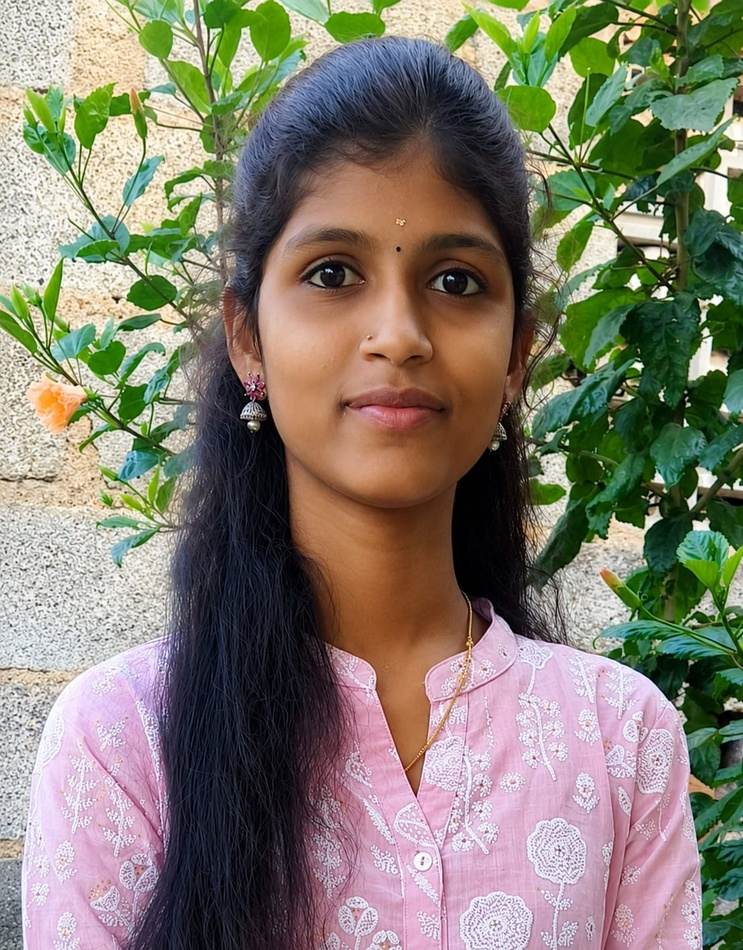
#> input picture PHOTO.jpeg, 743 x 950 px, shrunk from 1109 x 1419 before the run
$ jupyter execute EXP6.ipynb   (older library calls are emulated)
#> lines starting #> are read from the running program, lines starting #| are printed output that depends on the picture
### EX.No: 6 Edge-detection-opencv
### Name : MONISHA S
### Reg. No : 212225040258

[cell 1]
import cv2
import numpy as np
import matplotlib.pyplot as plt

image = cv2.imread('PHOTO.jpeg')  # Replace with your image path
#> image is the input picture: shape (950, 743, 3); mean B, G, R 110.7, 125.9, 131.1
gray_image = cv2.cvtColor(image, cv2.COLOR_BGR2GRAY)
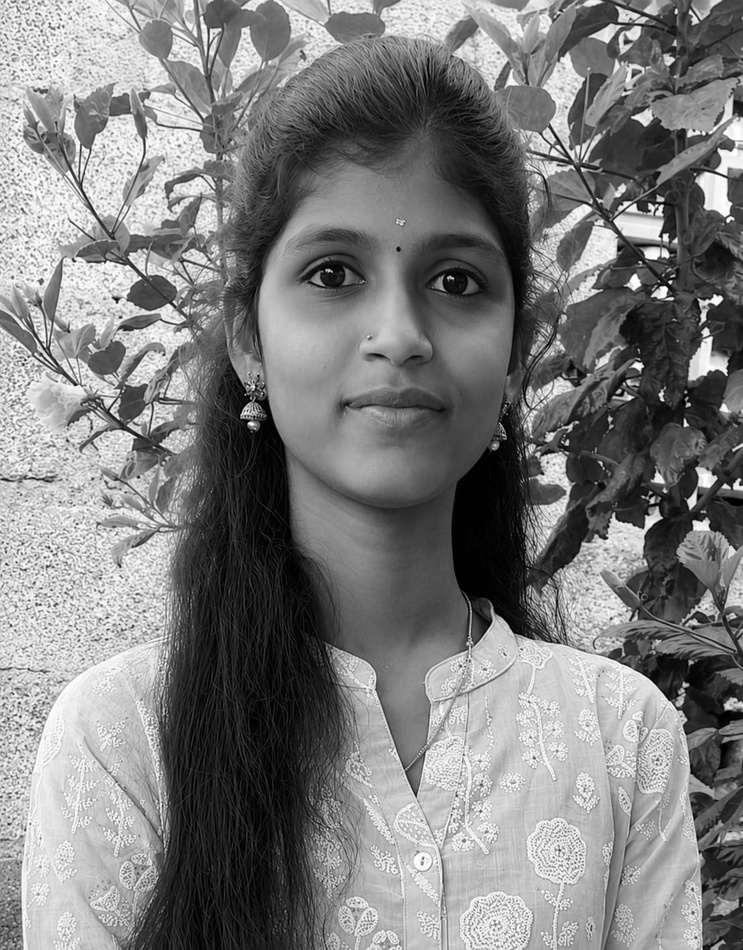
#> gray_image: shape (950, 743); min 0, max 255, mean 125.7
# Original Image
plt.imshow(cv2.cvtColor(image, cv2.COLOR_BGR2RGB))
plt.title('Original Image')
plt.axis('off')

[cell 2]
sobel_x = cv2.Sobel(gray_image, cv2.CV_64F, 1, 0, ksize=5)  # Sobel in x direction
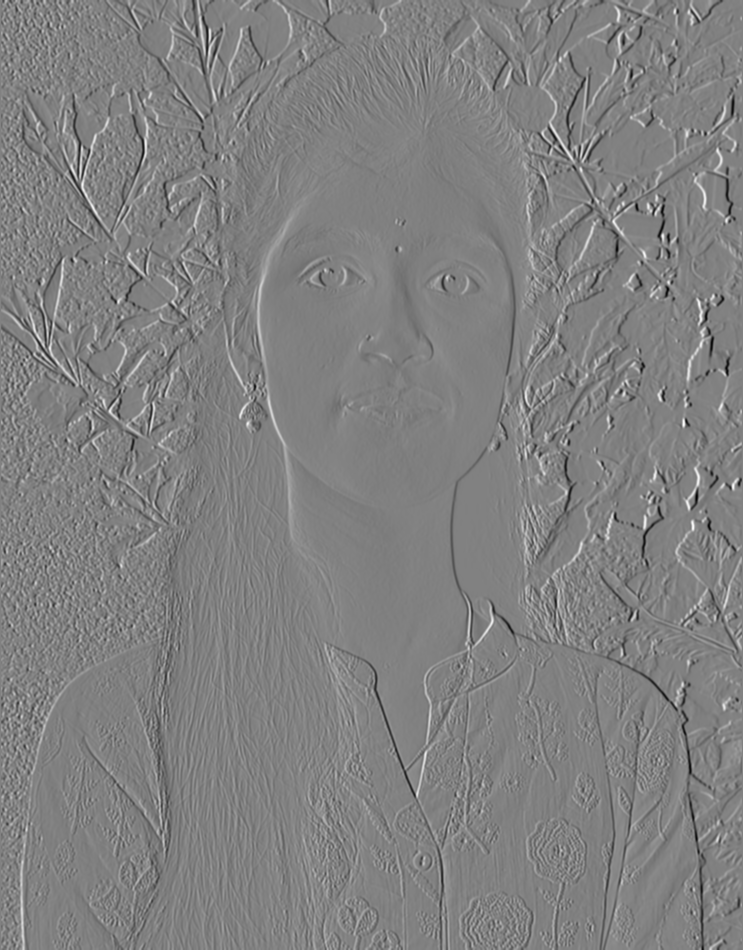
#> sobel_x: shape (950, 743) float64; min -10148, max 9887, mean -16.5; drawn with min black and max white
sobel_y = cv2.Sobel(gray_image, cv2.CV_64F, 0, 1, ksize=5)  # Sobel in y direction
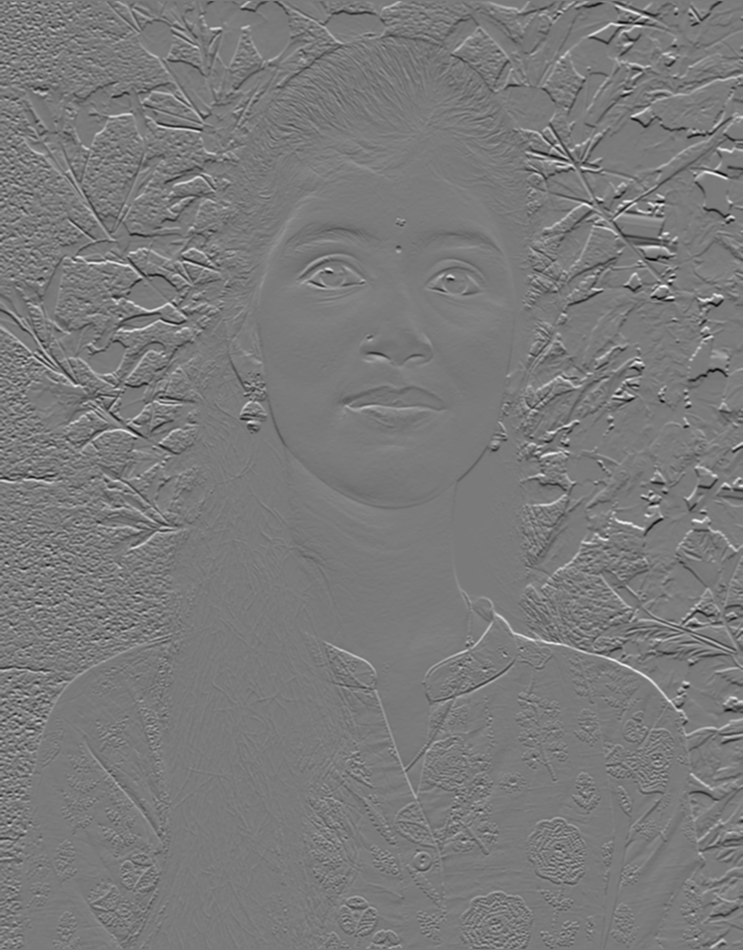
#> sobel_y: shape (950, 743) float64; min -9858, max 10622, mean -4.9; drawn with min black and max white
sobel_combined = cv2.magnitude(sobel_x, sobel_y)  # Combine both directions
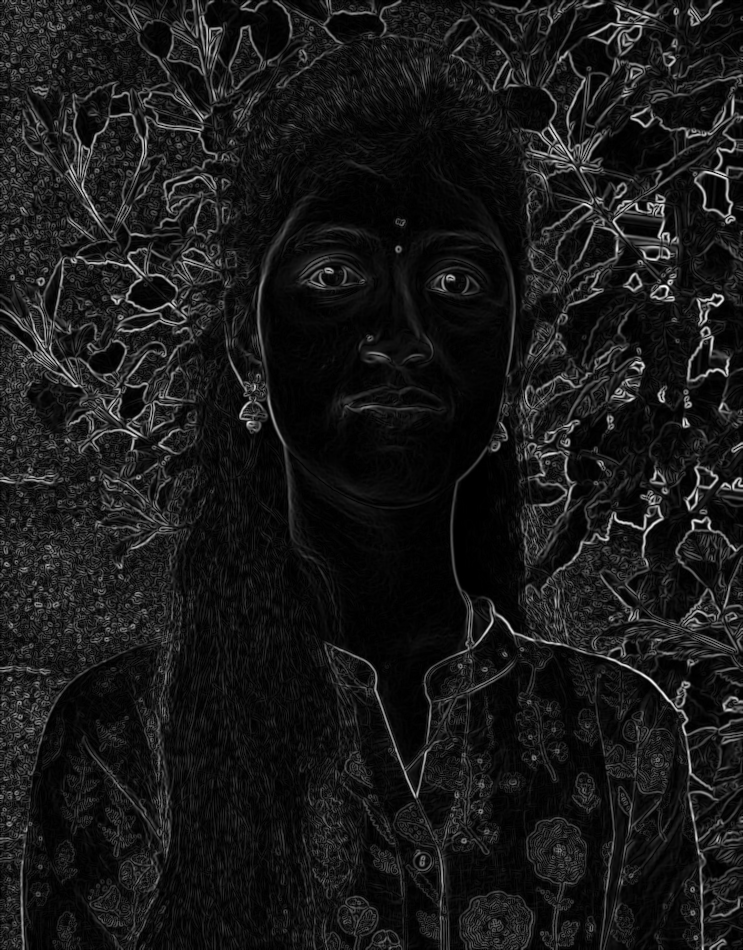
#> sobel_combined: shape (950, 743) float64; min 0, max 11010.9, mean 1092.9; drawn with min black and max white
plt.imshow(sobel_combined, cmap='gray')
plt.title('Sobel Edge Detection')
plt.axis('off')

[cell 3]
# Apply Gaussian Blur
blurred = cv2.GaussianBlur(gray_image, (3, 3), 0)

# Apply Laplacian Edge Detection
laplacian = cv2.Laplacian(blurred, cv2.CV_64F, ksize=3)
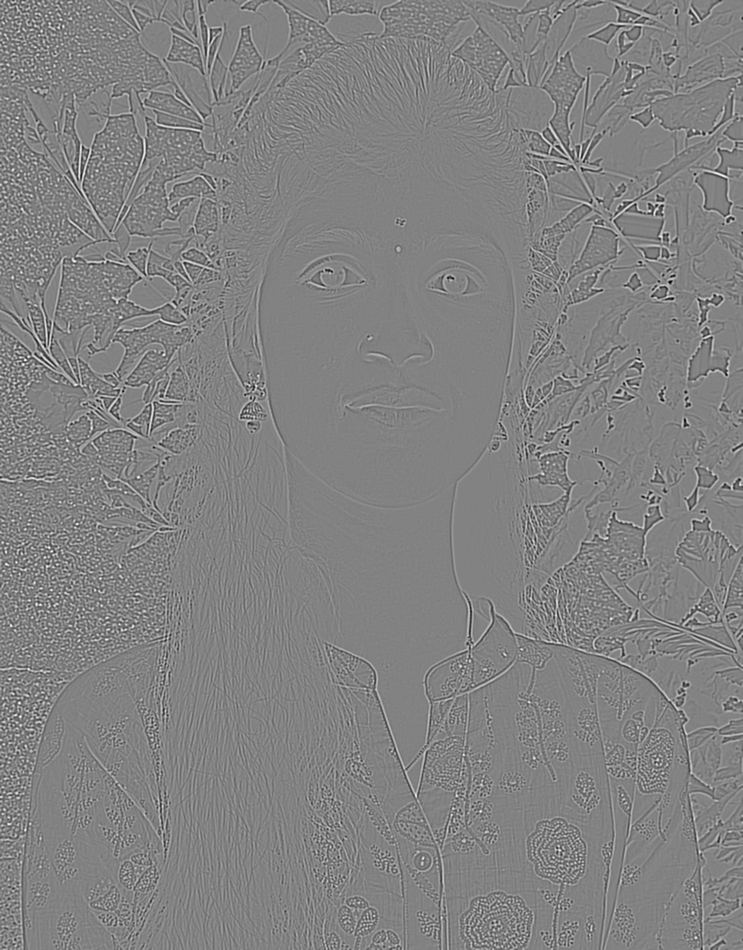
#> laplacian: shape (950, 743) float64; min -464, max 444, mean 0; drawn with min black and max white

# Normalize the image
laplacian = cv2.normalize(laplacian, None, 0, 255, cv2.NORM_MINMAX)

# Create embossed effect
laplacian = np.uint8(laplacian)
laplacian = cv2.addWeighted(laplacian, 0.5, np.full_like(laplacian, 128), 0.5, 0)

# Display the result
plt.figure(figsize=(8, 8))
plt.imshow(laplacian, cmap='gray')
plt.title('Laplacian Edge Detection')
plt.axis('off')
plt.show()

[cell 4]
canny_edges = cv2.Canny(gray_image, 50, 150)
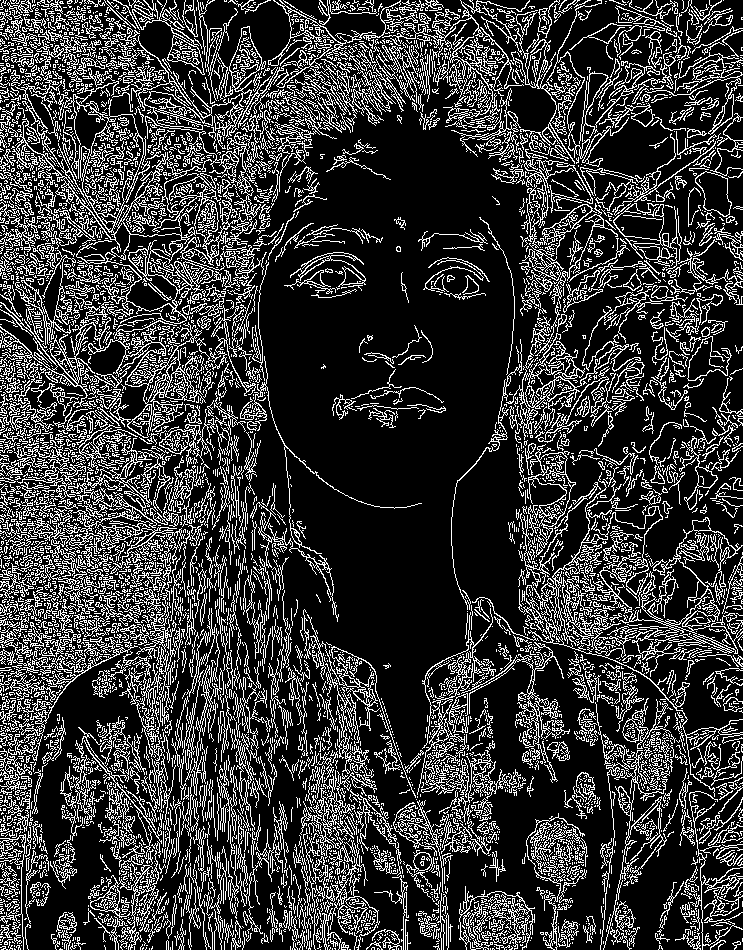
#> canny_edges: shape (950, 743); 22.1% white in thin lines or dots
plt.imshow(canny_edges, cmap='gray')
plt.title('Canny Edge Detection')
plt.axis('off')
